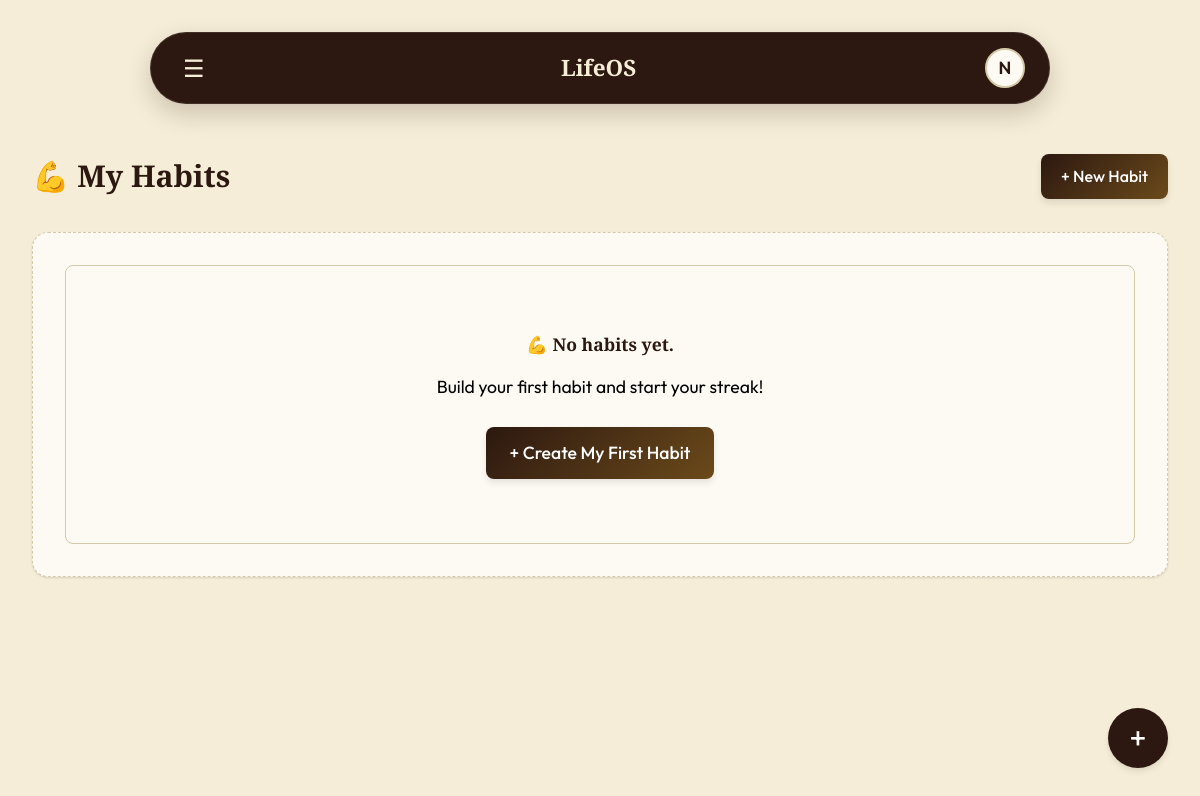
/habits/ (signed in), run on an earlier commit of the app's database.
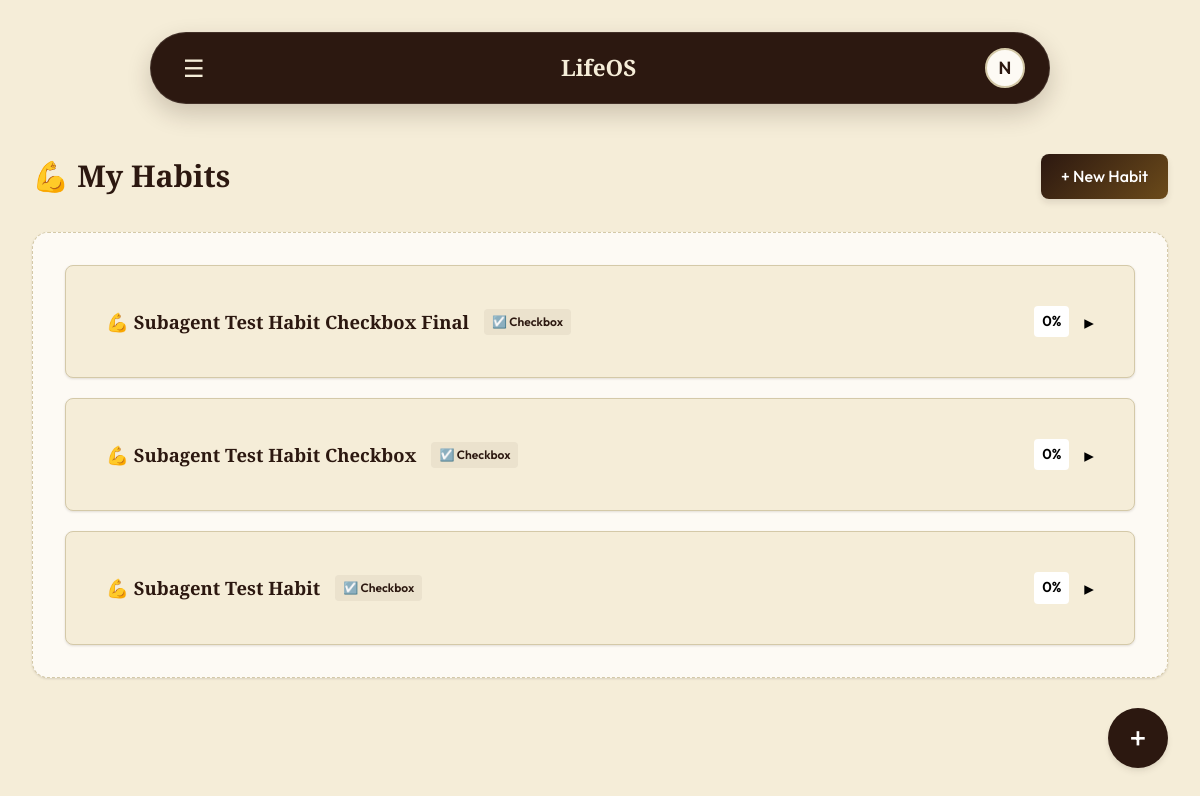
And on a later commit of the database.
### lifeos_app/models.py (models this page shows, shortened)
class Habit(models.Model):
    HABIT_TYPE_CHOICES = [
        ('checkbox', 'Checkbox'),
        ('slider', 'Slider'),
    ]
    user = models.ForeignKey(
        User,
        on_delete=models.CASCADE
    )
    habit_name = models.CharField(max_length=200)
    habit_type = models.CharField(
        max_length=20,
        choices=HABIT_TYPE_CHOICES,
        default='checkbox'
    )
    goal = models.ForeignKey(
        'Goal',
        on_delete=models.SET_NULL,
        null=True,
        blank=True,
        related_name='linked_habits'
    )
    created_at = models.DateTimeField(
        auto_now_add=True
    )

### lifeos_app/views.py (the view)
# urls.py: path('habits/', views.habits_list, name='habits_list'),
@login_required
def habits_list(request):
    user = request.user
    habits = Habit.objects.filter(user=user).order_by('-created_at')
    today = timezone.localdate()
    user_goals = Goal.objects.filter(user=user, status='Active')
    for habit in habits:
        completion = HabitCompletion.objects.filter(habit=habit, date=today).first()
        habit.completion_percentage_today = completion.completion_percentage if completion else 0
        habit.current_streak = calculate_streak(habit)
        habit.weekly_data = get_weekly_data(habit)
    if request.method == 'POST':
        form = HabitForm(request.POST)
        if form.is_valid():
            h = form.save(commit=False)
            h.user = user
            h.save()
            return redirect('habits_list')
    else:
        form = HabitForm()
    context = {
        'habits': habits,
        'user_goals': user_goals,
        'form': form,
        'today_completion': 0 # template fallback if needed
    }
    return render(request, 'habits.html', context)

### lifeos_app/context_processors.py (called while the page is built)
def overdue_tasks_count(request):
    if request.user.is_authenticated:
        today = datetime.date.today()
        count = Task.objects.filter(
            user=request.user,
            status='Pending',
            due_date__lt=today
        ).count()
        return {'overdue_count': count}
    return {'overdue_count': 0}

### lifeos_app/views.py (called while the page is built)
def calculate_streak(habit):
    from datetime import date, timedelta
    today = date.today()
    streak = 0
    current_date = today
    while True:
        completion = HabitCompletion.objects.filter(
            habit=habit,
            date=current_date
        ).first()
        if habit.habit_type == 'checkbox':
            completed = (
                completion and
                completion.completion_percentage == 100
            )
        else:
            completed = (
                completion and
                completion.completion_percentage > 0
            )
        if completed:
            streak += 1
            current_date -= timedelta(days=1)
        else:
            break
    return streak

### templates/habits.html (shortened to what this page needs)
{% extends 'base.html' %}
{% load static %}
{% block content %}
<div class="dashboard-header" style="margin-bottom: 2rem; display:flex; justify-content:space-between; align-items:center;">
    <h1 style="color: var(--color-primary);">💪 My Habits</h1>
    <button class="btn btn-primary" id="newHabitBtn" style="padding: 0.6rem 1.25rem; font-size: 1rem;">+ New Habit</button>
</div>
<div class="canvas-panel">
<div id="habitsContainer" style="display:flex; flex-direction:column; gap:1.25rem;">
    {% for habit in habits %}
        <div class="card habit-card" style="border-radius: 0.5rem; border: 1px solid var(--border-color); background: var(--color-surface); transition: all 0.2s; margin-bottom: 0;">
            <div class="habit-header" onclick="toggleHabit('{{ habit.id }}')" data-id="{{ habit.id }}" style="padding: 1.25rem; display:flex; justify-content:space-between; align-items:center; cursor:pointer;">
                <div style="display:flex; align-items:center; gap: 15px; flex-wrap:wrap;">
                    <h4 style="margin:0; font-size:1.15rem; color:var(--text-primary);">💪 <span style="font-weight:600;">{{ habit.habit_name }}</span></h4>
                    {% if habit.habit_type == 'checkbox' %}
                        <span style="background:rgba(44, 24, 16, 0.05); color:var(--color-primary); padding: 3px 8px; border-radius:4px; font-size:0.75rem; font-weight:600;">☑️ Checkbox</span>
                    {% else %}
                        <span style="background:rgba(198, 124, 42, 0.1); color:var(--color-warning); padding: 3px 8px; border-radius:4px; font-size:0.75rem; font-weight:600;">📊 Slider</span>
                    {% endif %}
                </div>
                <div style="display:flex; align-items:center; gap: 15px;">
                    {% if habit.completion_percentage_today == 0 %}
                        <span class="habit-badge-gray" style="font-weight:600; padding:4px 8px; border-radius:4px; font-size:0.9rem;">0%</span>
                    {% elif habit.completion_percentage_today < 30 %}
                        <span class="habit-badge-red" style="font-weight:600; padding:4px 8px; border-radius:4px; font-size:0.9rem;">{{ habit.completion_percentage_today }}%</span>
                    {% elif habit.completion_percentage_today < 70 %}
                        <span class="habit-badge-amber" style="font-weight:600; padding:4px 8px; border-radius:4px; font-size:0.9rem;">{{ habit.completion_percentage_today }}%</span>
                    {% else %}
                        <span class="habit-badge-green" style="font-weight:600; padding:4px 8px; border-radius:4px; font-size:0.9rem;">{{ habit.completion_percentage_today }}%</span>
                    {% endif %}
                    <span class="expand-icon" id="toggle-{{ habit.id }}" style="font-size:1.2rem; color:var(--text-secondary); transition: transform 0.3s ease;">▸</span>
                </div>
            </div>
        </div>
    {% empty %}
        <div id="emptyGlobalPlaceholder" style="text-align:center; padding: 4rem 0; background: var(--card-bg); border-radius: 0.5rem; border: 1px solid var(--border-color);">
            <h3 style="margin-bottom:15px;">💪 No habits yet.</h3>
            <p style="color:var(--text-secondary); margin-bottom: 25px; font-size:1.1rem;">Build your first habit and start your streak!</p>
            <button class="btn btn-primary" onclick="document.getElementById('newHabitBtn').click()" style="padding:0.75rem 1.5rem; font-size:1.1rem;">+ Create My First Habit</button>
        </div>
    {% endfor %}
</div>
</div>
{% endblock %}

What changed in the data, as far as the page shows it:
added Habit: habit_name "Subagent Test Habit Checkbox Final", habit_type "☑️ Checkbox", shows "0%"
added Habit: habit_name "Subagent Test Habit Checkbox", habit_type "☑️ Checkbox", shows "0%"
added Habit: habit_name "Subagent Test Habit", habit_type "☑️ Checkbox", shows "0%"
Also different on the page:
text no longer shown: "💪 No habits yet. Build your first habit and start your streak! + Create My First Habit"
